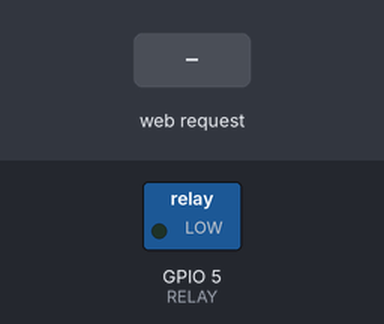
The sketch below on a simulated ESP8266 (NodeMCU). Shown: switched loads named in the sketch (green lamp = pin HIGH). The test bench sets the inputs (shaded band).

Above: at 1.2 s.
1.3 s: HTTP request GET /control?q=OK received
At 2.5 s:
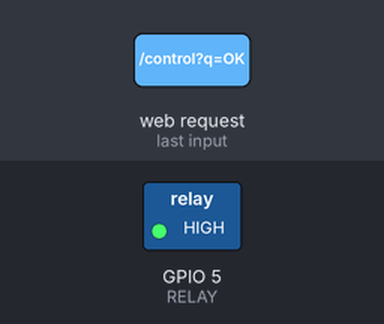
Timing chart, 0 to 4.3 s (numbered marks = the images above; inputs shaded):
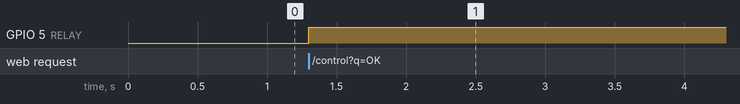

The sketch:

WifiControlServer.ino
```cpp
/**
 *
 * @author Bousselmi Bessem
 * Sources for this can be found at:
 * https://github.com/bassouma21001/iot_workshop
 *
 */
#include <ESP8266WiFi.h>
#include <ESP8266WebServer.h>

#define RELAY 5
#define PORT 80
IPAddress staticIP(10, 10, 10, 10);
IPAddress gateway(10, 10, 10, 1);
IPAddress subnet(255, 0, 0, 0);

ESP8266WebServer server(PORT);

void setup(){
    pinMode(RELAY, OUTPUT);
    WiFi.softAP("ESP IOT", "12345678");
    WiFi.softAPConfig(staticIP, gateway, subnet);

    server.on("/", HTTP_GET, handleRoot);
    server.on("/control", HTTP_GET, handleControl);
    server.onNotFound(handleNotFound);
    server.begin();

}

void loop(){
  server.handleClient();
}

void handleControl(){
    if (server.arg("q") == "OK") {
    digitalWrite(RELAY, !digitalRead(RELAY));
    String state;
    digitalRead(RELAY) == HIGH ? state = "ON" : state = "OFF";
    server.send(200, "text/plain", state);
  }
}

void handleRoot(){
  server.send(200, "text/html", "<h1> Welcome to Iot Workshop <3 </h1>");
}

void handleNotFound() {
  server.send(404, "text/plain", "404: Not found");
}
```

Measured:
- after the input at 1.3 s, GPIO 5 (RELAY): LOW → HIGH at once
